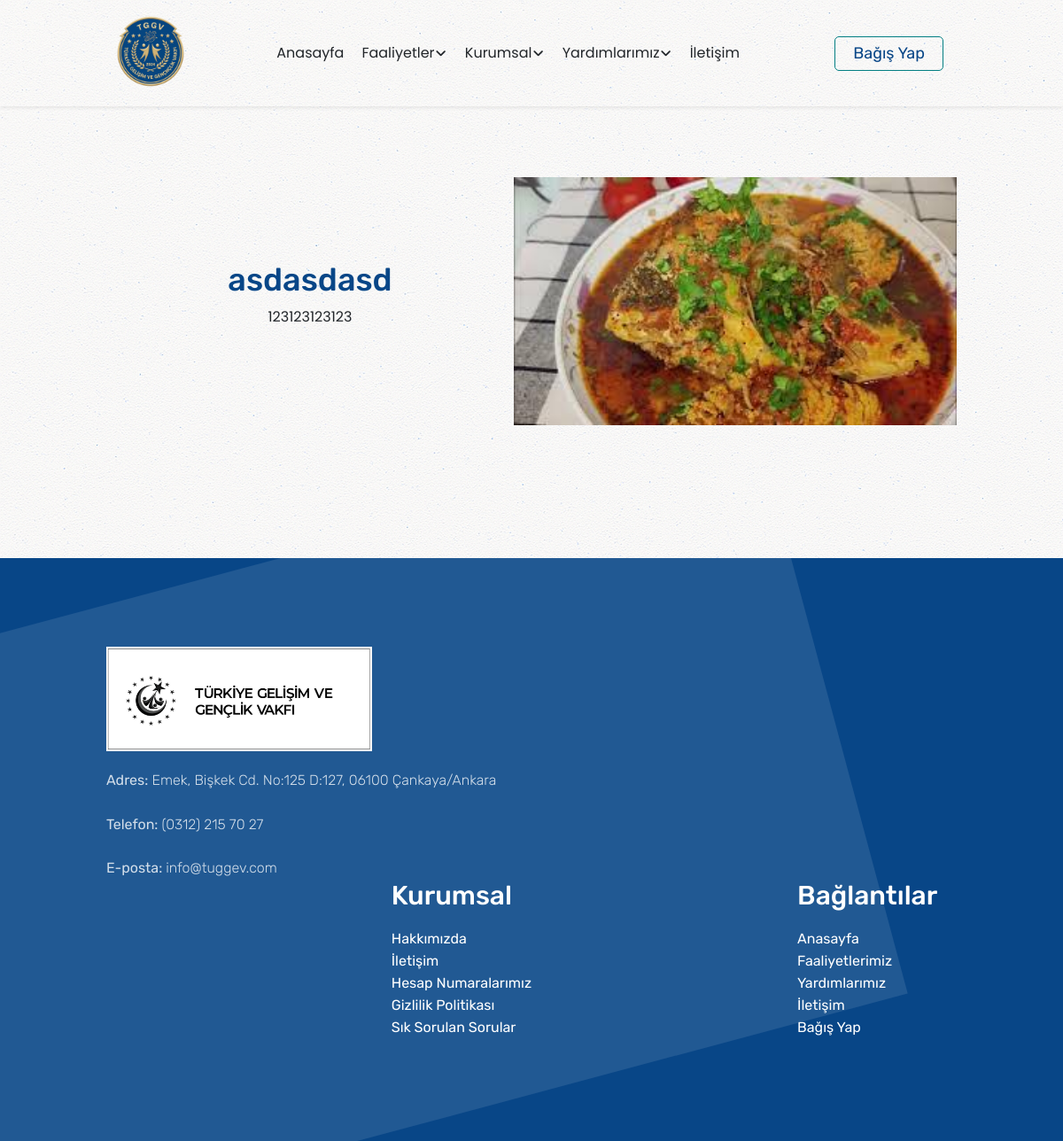
The app's page /duyuru/3 with its own data.
### news/models.py (models this page shows, shortened)
class Duyuru(models.Model):
    Baslik = models.CharField(max_length=200 , null=True , blank=True)
    Aciklama = models.TextField(null=True , blank=True)
    Resim = models.ImageField(upload_to='djangouploads/duyurular', null=True , blank=True)
    date = models.DateField(null=True, blank=True, default=timezone.now)

### news/views.py (the view)
# urls.py: path('duyuru/<int:pk>' , duyuru , name='duyuru'),
def duyuru(request , pk):
    data = {
        'new' : Duyuru.objects.get(id=pk)
    }
    return render(request , 'duyuru.html' , data)

### news/templates/duyuru.html
{% extends 'base.html' %}
{% load static %}
{% block head %}
<link rel="stylesheet" href="{% static 'css/new.css'%}">
{% endblock %}
{% block body%}
<section id="haber">
    <div class="hf-wrapper">
        <div class="h-wrapper">
            <h3 class="h-title">{{new.Baslik}}</h3>
            <p class="h-text">{{new.Aciklama}}</p>
        </div>
        <div class="h-img-wrapper">
            <img class="h-img" src="../{{new.Resim}}" alt="">
        </div>
    </div>
</section>
{% endblock %}

### main/static/css/navbar.css (style rules this page uses)
:root { --logo-color:#084687; }

### main/static/css/footer.css (style rules this page uses)
:root { --logo-color: #084687; }

### news/static/css/new.css (style rules this page uses)
:root { --logo-color:#084687; }
.hf-wrapper { padding: 150px 10%; display: flex; align-items: center; justify-content: center; flex-wrap: wrap; }
.h-img-wrapper { margin-top: 50px; flex: 40%; display: flex; align-items: center; justify-content: center; }
.h-img { width: 500px; }
.h-wrapper { margin-top: 50px; flex: 40%; text-align: center; }
.h-title { font-family: 'Rubik' , sans-serif; font-size: 36px; color: var(--logo-color); }
.h-text { font-family: 'Poppins' , sans-serif; }

### main/templates/base.html (style rules this page uses)
body { overflow-x: hidden; }

### records on screen
Duyuru: Baslik "asdasdasd", Aciklama "123123123123", Resim (picture)
